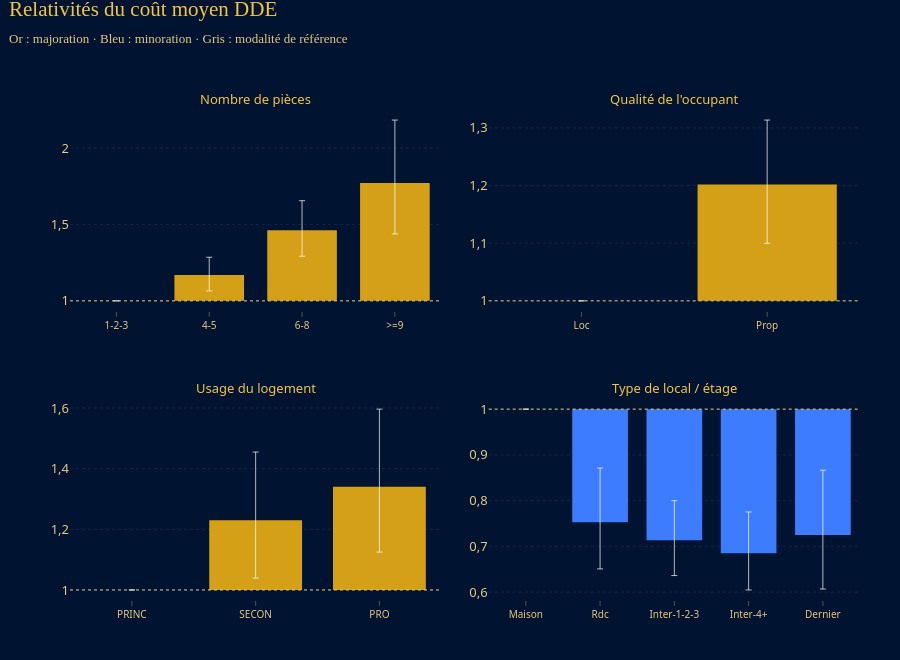

The code cell stored with this chart in its notebook:
### Code cell
c_complet = M.glm_cout(bdc, VAR_TARIF_DDE)
wald_c = M.importance_wald(c_complet)
display(wald_c.style.format({"Statistique": "{:.1f}", "p-value": "{:.2e}"}))
var_cout = [v for v in VAR_TARIF_DDE if v in set(wald_c.loc[wald_c["p-value"] < 0.05, "Variable"])]
fit_c = M.glm_cout(bdc, var_cout)
print("Variables retenues pour le coût :", var_cout)
GR.relativites_grille(M.relativites(fit_c), var_cout, "Relativités du coût moyen DDE", cols=2).show()

### Figure 1 — Plotly figure (JSON) as saved in the notebook; plotly's stock layout.template omitted (floating-point values rounded to 4 significant figures)
{"data": [{"base": 1, "customdata": [[1.0, 1.0], [1.065, 1.285], [1.292, 1.655], [1.438, 2.183]], "error_y": {"array": [0.0, 0.1154, 0.1928, 0.4112], "arrayminus": [0.0, 0.105, 0.1703, 0.3338], "color": "rgba(255,255,255,0.7)", "symmetric": false, "thickness": 1, "type": "data", "width": 3}, "hovertemplate": "Nbpieces = %{x}<br>×%{y:.3f}<br>IC : [%{customdata[0]:.2f} ; %{customdata[1]:.2f}]<extra></extra>", "marker": {"color": ["#8FA3C7", "#D4A017", "#D4A017", "#D4A017"]}, "showlegend": false, "type": "bar", "x": ["1-2-3", "4-5", "6-8", ">=9"], "xaxis": "x", "y": [0.0, 0.1698, 0.4623, 0.7715], "yaxis": "y"}, {"base": 1, "customdata": [[1.0, 1.0], [1.1, 1.314]], "error_y": {"array": [0.0, 0.1116], "arrayminus": [0.0, 0.1021], "color": "rgba(255,255,255,0.7)", "symmetric": false, "thickness": 1, "type": "data", "width": 3}, "hovertemplate": "Qualite = %{x}<br>×%{y:.3f}<br>IC : [%{customdata[0]:.2f} ; %{customdata[1]:.2f}]<extra></extra>", "marker": {"color": ["#8FA3C7", "#D4A017"]}, "showlegend": false, "type": "bar", "x": ["Loc", "Prop"], "xaxis": "x2", "y": [0.0, 0.202], "yaxis": "y2"}, {"base": 1, "customdata": [[1.0, 1.0], [1.039, 1.455], [1.125, 1.596]], "error_y": {"array": [0.0, 0.2251, 0.2562], "arrayminus": [0.0, 0.1903, 0.2151], "color": "rgba(255,255,255,0.7)", "symmetric": false, "thickness": 1, "type": "data", "width": 3}, "hovertemplate": "Usage = %{x}<br>×%{y:.3f}<br>IC : [%{customdata[0]:.2f} ; %{customdata[1]:.2f}]<extra></extra>", "marker": {"color": ["#8FA3C7", "#D4A017", "#D4A017"]}, "showlegend": false, "type": "bar", "x": ["PRINC", "SECON", "PRO"], "xaxis": "x3", "y": [0.0, 0.2297, 0.34], "yaxis": "y3"}, {"base": 1, "customdata": [[1.0, 1.0], [0.6507, 0.8712], [0.6362, 0.8], [0.6047, 0.7752], [0.6067, 0.8664]], "error_y": {"array": [0.0, 0.1183, 0.0866, 0.09059, 0.1414], "arrayminus": [0.0, 0.1022, 0.07722, 0.08, 0.1183], "color": "rgba(255,255,255,0.7)", "symmetric": false, "thickness": 1, "type": "data", "width": 3}, "hovertemplate": "Local = %{x}<br>×%{y:.3f}<br>IC : [%{customdata[0]:.2f} ; %{customdata[1]:.2f}]<extra></extra>", "marker": {"color": ["#8FA3C7", "#3D7BFF", "#3D7BFF", "#3D7BFF", "#3D7BFF"]}, "showlegend": false, "type": "bar", "x": ["Maison", "Rdc", "Inter-1-2-3", "Inter-4+", "Dernier"], "xaxis": "x4", "y": [0.0, -0.2471, -0.2866, -0.3153, -0.275], "yaxis": "y4"}], "layout": {"annotations": [{"font": {"color": "#F5C542", "size": 13}, "showarrow": false, "text": "Nombre de pièces", "x": 0.235, "xanchor": "center", "xref": "paper", "y": 1.0, "yanchor": "bottom", "yref": "paper"}, {"font": {"color": "#F5C542", "size": 13}, "showarrow": false, "text": "Qualité de l'occupant", "x": 0.765, "xanchor": "center", "xref": "paper", "y": 1.0, "yanchor": "bottom", "yref": "paper"}, {"font": {"color": "#F5C542", "size": 13}, "showarrow": false, "text": "Usage du logement", "x": 0.235, "xanchor": "center", "xref": "paper", "y": 0.41, "yanchor": "bottom", "yref": "paper"}, {"font": {"color": "#F5C542", "size": 13}, "showarrow": false, "text": "Type de local / étage", "x": 0.765, "xanchor": "center", "xref": "paper", "y": 0.41, "yanchor": "bottom", "yref": "paper"}], "height": 660, "shapes": [{"line": {"color": "#E7C980", "dash": "dot", "width": 1}, "type": "line", "x0": 0, "x1": 1, "xref": "x domain", "y0": 1, "y1": 1, "yref": "y"}, {"line": {"color": "#E7C980", "dash": "dot", "width": 1}, "type": "line", "x0": 0, "x1": 1, "xref": "x2 domain", "y0": 1, "y1": 1, "yref": "y2"}, {"line": {"color": "#E7C980", "dash": "dot", "width": 1}, "type": "line", "x0": 0, "x1": 1, "xref": "x3 domain", "y0": 1, "y1": 1, "yref": "y3"}, {"line": {"color": "#E7C980", "dash": "dot", "width": 1}, "type": "line", "x0": 0, "x1": 1, "xref": "x4 domain", "y0": 1, "y1": 1, "yref": "y4"}], "title": {"text": "Relativités du coût moyen DDE<br><span style='font-size:13px;color:#E7C980;font-family:Montserrat, 'Segoe UI', Helvetica, Arial, sans-serif'>Or : majoration · Bleu : minoration · Gris : modalité de référence</span>"}, "xaxis": {"anchor": "y", "domain": [0.0, 0.47], "tickfont": {"size": 10}, "type": "category"}, "xaxis2": {"anchor": "y2", "domain": [0.53, 1.0], "tickfont": {"size": 10}, "type": "category"}, "xaxis3": {"anchor": "y3", "domain": [0.0, 0.47], "tickfont": {"size": 10}, "type": "category"}, "xaxis4": {"anchor": "y4", "domain": [0.53, 1.0], "tickfont": {"size": 10}, "type": "category"}, "yaxis": {"anchor": "x", "domain": [0.59, 1.0]}, "yaxis2": {"anchor": "x2", "domain": [0.59, 1.0]}, "yaxis3": {"anchor": "x3", "domain": [0.0, 0.41]}, "yaxis4": {"anchor": "x4", "domain": [0.0, 0.41]}}}
